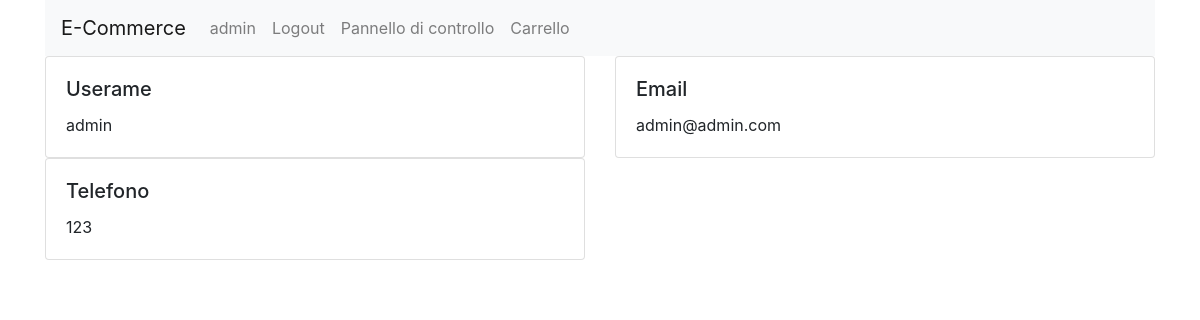
The page /profile.php (signed in) on the database its author committed.
### tables this page shows
CREATE TABLE `user` (
  `ID` int(11) NOT NULL,
  `Username` varchar(32) NOT NULL,
  `Password` varchar(32) NOT NULL,
  `EMail` varchar(32) NOT NULL,
  `Telefono` varchar(32) NOT NULL,
  `Admin` tinyint(1) NOT NULL DEFAULT 0
);

### config.php (called while the page is built)
<?php
$prefix = "";

### profile.php (the view, shortened to what this page needs)
<?php
include 'connection.php';
include 'config.php';
$user_id = $_SESSION['id'];
$query = "SELECT * FROM ".$prefix."user WHERE ID = $user_id";
$result = $conn->query($query);
$user = $result->fetch_assoc();
?>
<!DOCTYPE html>
<html lang="en">
<head>
    <link rel="stylesheet" href="https://stackpath.bootstrapcdn.com/bootstrap/4.5.2/css/bootstrap.min.css">
</head>
<body>
    <?php
    include_once 'navBar.php';
    ?>
    <div class="container">
        <div class="row">
            <div class="col-md-6">
                <div class="card">
                    <div class="card-body">
                        <h5 class="card-title">Userame</h5>
                        <p class="card-text"><?php echo $user['Username']; ?></p>
                    </div>
                </div>
            </div>
            <div class="col-md-6">
                <div class="card">
                    <div class="card-body">
                        <h5 class="card-title">Email</h5>
                        <p class="card-text"><?php echo $user['EMail']; ?></p>
                    </div>
                </div>
            </div>
            <div class="col-md-6">
                <div class="card">
                    <div class="card-body">
                        <h5 class="card-title">Telefono</h5>
                        <p class="card-text"><?php echo $user['Telefono']; ?></p>
                    </div>
                </div>
            </div>
        </div>
    </div>
</body>
</html>

### rows shown on the page
user: Username "admin", EMail "admin@admin.com", Telefono "123"

### other values the page prints
$_SESSION['username'] "admin"
